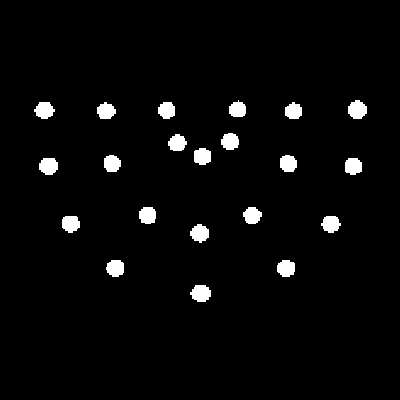
#> input picture images/shape18/0000_18mnist.png, 400 x 400 px, found by its file name; its folder holds only this picture in this run
$ python contours.py
#> lines starting #> are read from the running program, lines starting #| are printed output that depends on the picture; after the words box and inside, x2 and y2 are one past the last pixel; in counts of white or black regions, pixels touching at a corner belong together
import traceback

import winsound
import cv2
import os
import csv
import numpy as np
import networkx as nx
from datetime import datetime

# --- CONFIG ---
SHAPE = 18
IMG_DIR = "images/shape18"
timestamp = datetime.now().strftime("%Y%m%d_%H%M%S")
CSV_OUT = f"shape{SHAPE}_contours_{timestamp}.csv"
ANNOTATED_DIR = f"annotated_shape{SHAPE}_{timestamp}"
DIST_THRESHOLD = 50

# Optional: specify which images to process
IMAGES_TO_PROCESS = None  # ["4641", "7502", "7504", "7510", "7646", "7761", "10147", "10410", "10481", "10643", "10702-10703", "10793", "10957", "10361"]
IMAGE_LIMIT = None


# Helper: contour distance (min pairwise distance)
def contour_distance(c1, c2):
    pts1 = c1.reshape(-1, 2).astype(float)
    pts2 = c2.reshape(-1, 2).astype(float)
    d = np.linalg.norm(pts1[:, None, :] - pts2[None, :, :], axis=2)
    return d.min()


# Parse image list helper
def parse_image_list(image_list):
    if image_list is None:
        return None
    ids = set()
    for item in image_list:
        if "-" in item:
            start, end = map(int, item.split("-"))
            ids.update(str(i) for i in range(start, end + 1))
        else:
            ids.add(item)
    return ids


valid_ids = parse_image_list(IMAGES_TO_PROCESS)
os.makedirs(ANNOTATED_DIR, exist_ok=True)

# Write CSV header
with open(CSV_OUT, 'w', newline='') as cf:
    writer = csv.writer(cf)
    writer.writerow(["child_id", "component_num", "x_values", "y_values"])

# Palette for graph-coloring; full palette available, will slice later
PALETTE = [
    (255, 0, 0), (0, 128, 255), (255, 0, 255),
    (0, 255, 255), (255, 255, 0), (128, 0, 128), (128, 128, 0)
]

# Process each image
all_files = [f for f in os.listdir(IMG_DIR) if f.endswith(f"_{SHAPE}mnist.png")]
selected = [f for f in all_files if valid_ids is None or f.split("_")[0] in valid_ids]
if IMAGE_LIMIT:
    selected = selected[:IMAGE_LIMIT]

try:
    for idx, fname in enumerate(selected, 1):
        print(f"Processing {fname} ({idx}/{len(selected)})")
        child = fname.split("_")[0]
        img = cv2.imread(os.path.join(IMG_DIR, fname), cv2.IMREAD_GRAYSCALE)
#> img: shape (400, 400); 3.2% white; 21 white regions

        # Binarize image
        _, bin_img = cv2.threshold(img, 200, 255, cv2.THRESH_BINARY)
        annotated = cv2.cvtColor(img, cv2.COLOR_GRAY2BGR)
#> annotated is the input picture: shape (400, 400, 3); 3.2% white; 21 white regions, largest, box (x1, y1, x2, y2) and area: (348, 100, 367, 119) 276, (190, 285, 211, 302) 275, (39, 158, 58, 175) 262

        # Initial contour detection on raw binary
        contours, _ = cv2.findContours(bin_img, cv2.RETR_EXTERNAL, cv2.CHAIN_APPROX_NONE)
#> contours = 21 contours; largest, box (x1, y1, x2, y2) and area: (348, 100, 367, 119) 245, (190, 285, 211, 302) 243, (39, 158, 58, 175) 232, (190, 224, 209, 243) 226, (34, 102, 55, 119) 226
        # Build adjacency graph and color
        G = nx.Graph()
        for i in range(len(contours)):
            G.add_node(i)
#> this loop made 21 passes
        for i in range(len(contours)):
            for j in range(i):
                if contour_distance(contours[i], contours[j]) < DIST_THRESHOLD:
                    G.add_edge(i, j)
#> this loop made 21 passes
#> pass 2, in contour_distance, `d = np.linalg.norm(pts1[:, None, :] - pts2[None, :, :], axis=2)`:
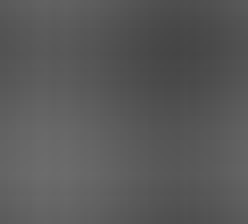
#> d: shape (56, 62) float64 (shown 4 times larger); min 69.64, max 108.5, mean 89.4
#> pass 3, in contour_distance (call 2), `d = np.linalg.norm(pts1[:, None, :] - pts2[None, :, :], axis=2)`:
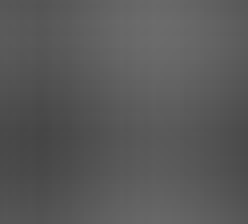
#> d: shape (56, 62) float64 (shown 4 times larger); min 69.92, max 108.2, mean 89.5
#> pass 3, in contour_distance (call 3), `d = np.linalg.norm(pts1[:, None, :] - pts2[None, :, :], axis=2)`:
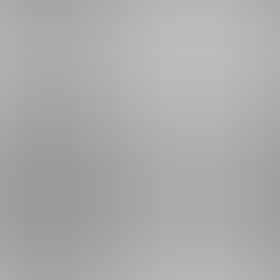
#> d: shape (56, 56) float64 (shown 5 times larger); min 154, max 188.1, mean 171.1
        coloring = nx.coloring.greedy_color(G, strategy='largest_first')
#> coloring = 21 items
        num_colors = max(coloring.values()) + 1 if coloring else 1
#> num_colors = 3
        limited_palette = PALETTE[:num_colors]
#> limited_palette = [(255, 0, 0), (0, 128, 255), (255, 0, 255)]

        # Draw and save CSV
        with open(CSV_OUT, 'a', newline='') as cf:
            writer = csv.writer(cf)
            for i, cnt in enumerate(contours):
                pts = cnt.squeeze()
                if pts.ndim != 2 or pts.shape[0] < 2:
                    continue
                xs, ys = pts[:, 0].tolist(), pts[:, 1].tolist()
                writer.writerow([child, i,
                                 ",".join(map(str, xs)),
                                 ",".join(map(str, ys))])
                color = limited_palette[coloring.get(i, 0) % len(limited_palette)]
                cv2.drawContours(annotated, [cnt], -1, (0, 255, 0), thickness=1)
                # Draw convex hull
                hull = cv2.convexHull(cnt)
                cv2.drawContours(annotated, [hull], -1, color, thickness=1)
                M = cv2.moments(cnt)
                if M.get("m00", 0) != 0:
                    cX = int(M["m10"] / M["m00"])
                    cY = int(M["m01"] / M["m00"])
                    cv2.drawMarker(annotated, (cX, cY), (0, 0, 255),
                                   markerType=cv2.MARKER_CROSS, markerSize=5, thickness=1)
#> this loop made 21 passes
#> (color, cX, cY) on passes 1 to 12: ((0, 128, 255), 200, 292), ((255, 0, 0), 285, 267), ((255, 0, 0), 115, 267), ((255, 0, 0), 199, 232), ((255, 0, 255), 330, 223), ((0, 128, 255), 70, 223), ((0, 128, 255), 251, 215), ((0, 128, 255), 147, 214), ((0, 128, 255), 352, 165), ((255, 0, 0), 48, 165), ((255, 0, 0), 287, 163), ((255, 0, 255), 111, 163)
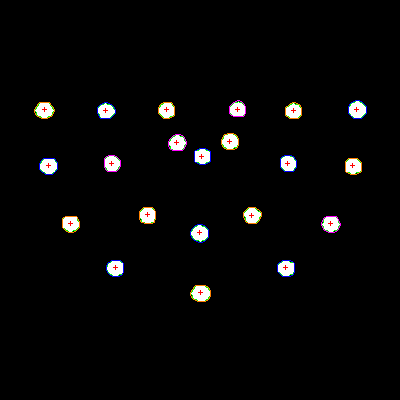
#> annotated: shape (400, 400, 3); 1.04% of pixels changed, all inside (x1, y1, x2, y2) = (34, 100, 367, 302)
        cv2.imwrite(os.path.join(ANNOTATED_DIR, fname), annotated)
    print("Done.")
    winsound.Beep(400, 1000)
except Exception as e:
    print(traceback.format_exc())
    winsound.MessageBeep()

$ run again, on images/shape18/7504_18mnist.png
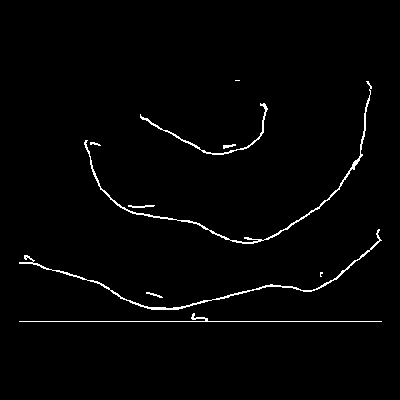
#> input picture images/shape18/7504_18mnist.png, 400 x 400 px, found by its file name
#> img: shape (400, 400); 1.7% white in thin lines or dots, all inside (x1, y1, x2, y2) = (19, 80, 382, 322)
#> annotated is the input picture: shape (400, 400, 3); 1.7% white in thin lines or dots, all inside (x1, y1, x2, y2) = (19, 80, 382, 322)
#> contours = 10 contours, 4 with area under 20; largest, box (x1, y1, x2, y2) and area: (84, 81, 372, 244) 476, (19, 229, 382, 310) 453, (140, 103, 268, 155) 192, (19, 313, 382, 322) 30, (128, 205, 155, 208) 26, (223, 144, 236, 149) 20
#> the loop `for i in range(len(contours)):` made 10 passes
#> the loop `for i in range(len(contours)):` made 10 passes
#> pass 2, in contour_distance, `d = np.linalg.norm(pts1[:, None, :] - pts2[None, :, :], axis=2)`:
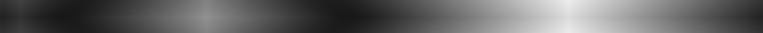
#> d: shape (33, 763) float64; min 24, max 236.8, mean 99.8
#> coloring = 10 items
#> num_colors = 3
#> limited_palette = [(255, 0, 0), (0, 128, 255), (255, 0, 255)]
#> the loop `for i, cnt in enumerate(contours):` made 10 passes
#> (xs, ys, color, cX, cY) on pass 3: ([320, 320, 320, 320, 320, 321, 320, 320, 321, 322, 322, 321], [272, 273, 274, 275, 276, 276, 275, 274, 273, 273, 272, 272], (255, 0, 255), 320, 273)
#> after the loop `for i, cnt in enumerate(contours):`:
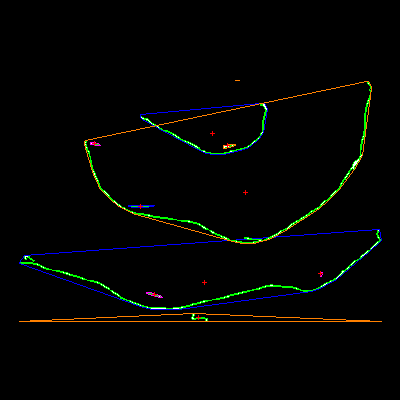
#> annotated: shape (400, 400, 3); 2.65% of pixels changed, all inside (x1, y1, x2, y2) = (19, 80, 382, 322)

$ run again, on images/shape18/7505_18mnist.png
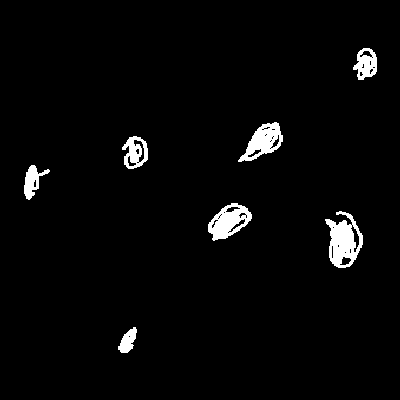
#> input picture images/shape18/7505_18mnist.png, 400 x 400 px, found by its file name
#> img: shape (400, 400); 2.9% white; 7 white regions
#> annotated is the input picture: shape (400, 400, 3); 2.9% white; 7 white regions, largest, box (x1, y1, x2, y2) and area: (325, 211, 363, 268) 1214, (208, 203, 252, 241) 918, (238, 122, 283, 162) 869
#> contours = 7 contours; box (x1, y1, x2, y2) and area: (325, 211, 363, 268) 1281, (208, 203, 252, 241) 984, (238, 122, 283, 162) 898, (122, 136, 148, 169) 574, (353, 48, 377, 80) 506, (24, 165, 50, 200) 363, (118, 327, 137, 353) 253
#> the loop `for i in range(len(contours)):` made 7 passes
#> the loop `for i in range(len(contours)):` made 7 passes
#> pass 3, in contour_distance (call 3), `d = np.linalg.norm(pts1[:, None, :] - pts2[None, :, :], axis=2)`:
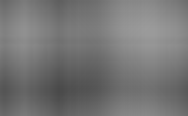
#> d: shape (116, 188) float64; min 74.01, max 155.3, mean 117.5
#> coloring = {2: 0, 5: 1, 0: 0, 1: 0, 3: 0, 4: 0, 6: 0}
#> num_colors = 2
#> limited_palette = [(255, 0, 0), (0, 128, 255)]
#> the loop `for i, cnt in enumerate(contours):` made 7 passes
#> (color, cX, cY) on passes 1 to 7: ((255, 0, 0), 127, 340), ((255, 0, 0), 343, 241), ((255, 0, 0), 228, 220), ((255, 0, 0), 31, 180), ((255, 0, 0), 135, 152), ((0, 128, 255), 263, 141), ((255, 0, 0), 365, 63)
#> after the loop `for i, cnt in enumerate(contours):`:
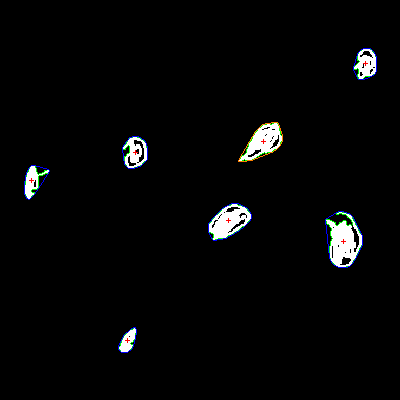
#> annotated: shape (400, 400, 3); 0.73% of pixels changed, all inside (x1, y1, x2, y2) = (24, 48, 377, 353)

$ run again, on images/shape18/4641_18mnist.png
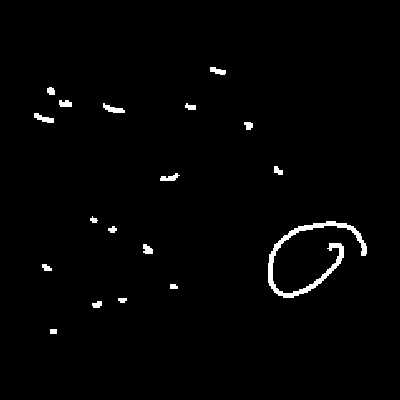
#> input picture images/shape18/4641_18mnist.png, 400 x 400 px, found by its file name
#> img: shape (400, 400); 1.5% white; 18 white regions
#> annotated is the input picture: shape (400, 400, 3); 1.5% white; 18 white regions, largest, box (x1, y1, x2, y2) and area: (268, 221, 367, 298) 1320, (103, 103, 125, 113) 112, (34, 113, 54, 123) 106
#> contours = 18 contours; largest, box (x1, y1, x2, y2) and area: (268, 221, 367, 298) 1038, (103, 103, 125, 113) 84, (34, 113, 54, 123) 80, (160, 173, 180, 181) 66, (210, 67, 226, 75) 62
#> the loop `for i in range(len(contours)):` made 18 passes
#> the loop `for i in range(len(contours)):` made 18 passes
#> pass 3, in contour_distance (call 3), `d = np.linalg.norm(pts1[:, None, :] - pts2[None, :, :], axis=2)`:
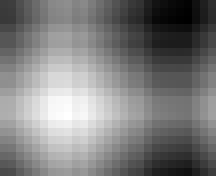
#> d: shape (22, 27) float64 (shown 8 times larger); min 17.03, max 34.71, mean 25.7; drawn with min black and max white
#> coloring = 18 items
#> num_colors = 3
#> limited_palette = [(255, 0, 0), (0, 128, 255), (255, 0, 255)]
#> the loop `for i, cnt in enumerate(contours):` made 18 passes
#> (color, hull, cX, cY) on pass 1: ((255, 0, 0), [[56, 329], [56, 333], [50, 333], [50, 329]], 53, 331)
#> after the loop `for i, cnt in enumerate(contours):`:
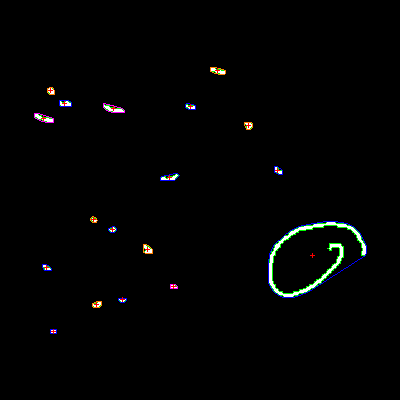
#> annotated: shape (400, 400, 3); 0.94% of pixels changed, all inside (x1, y1, x2, y2) = (34, 67, 367, 334)
